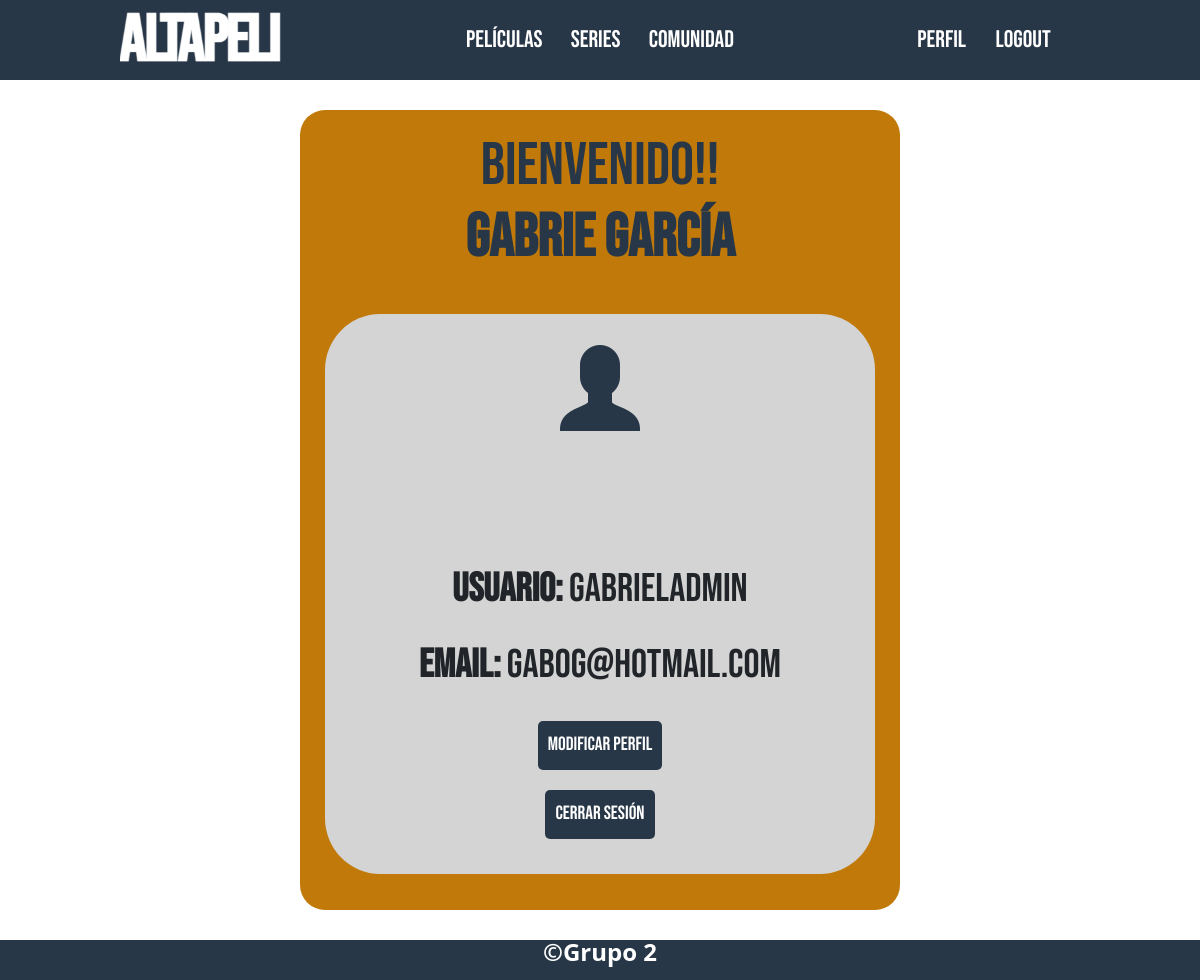
The page /sesiones/perfil/ (signed in) on the database its author committed.
### apps/Sesiones/models.py (models this page shows, shortened)
class User(AbstractBaseUser, PermissionsMixin):
    nombre = models.CharField(max_length=20, verbose_name=_('Nombre'))
    apellido = models.CharField(max_length=20, verbose_name=_('Apellido'))
    usuario = models.CharField(max_length=30, unique=True, verbose_name=_('Usuario'))
    email = models.EmailField(unique=True, verbose_name=_('Correo Electrónico'))
    password = models.CharField(max_length=128, verbose_name=_('Contraseña'))
    profile_image = models.ImageField(default='DefaultUser.png',upload_to='imagenes_perfil', blank=True, null=True, verbose_name=_('Imagen de perfil'))
    is_active = models.BooleanField(default=True)
    is_staff = models.BooleanField(default=False)
    objects = CustomUserManager()
    USERNAME_FIELD = 'usuario'
    REQUIRED_FIELDS = ['nombre', 'apellido', 'email']

### apps/Sesiones/views.py (the view)
# urls.py: path('perfil/', views.perfil_usuario, name='perfil'),
@login_required
def perfil_usuario(request):
    return render(request, 'sesiones/perfil.html', {'user': request.user})

### templates/sesiones/perfil.html (shortened to what this page needs)
{% extends 'base.html' %}
{% block contenido %}
       <div class="perfil-container">
              <div class="perfil-header">
                     <h2>Bienvenido!! <br><b>{{ user.nombre }} {{ user.apellido }}</b></h2>
              </div>
              <div class="perfil-form">
                     {% if user.profile_image %}
                            <img src="{{ user.profile_image.url }}" alt="Imagen de perfil" style="width:100px; height:100px;">
                     {% endif %}
                     <br><br><br>
                     <p><b>Usuario:</b> {{ user.usuario }}</p>
                     <p><b>Email:</b> {{ user.email }}</p>
                     <div class="button-container">
                            <form method="POST" action="{% url 'editar_perfil' %}">
                                   <button type="submit" class="btn btn-danger">Modificar perfil</button>
                            </form>
                            <form method="POST" action="{% url 'logout' %}">
                                   <button type="submit" class="btn btn-danger" >Cerrar sesión</button>
                            </form>
                     </div>
              </div>
       </div>
{% endblock %}

### static/css/lista_pelicula.css (style rules this page uses)
form { height: 100%; }

### static/css/perfil.css (style rules this page uses)
.perfil-container { font-family: var(--primary-font); font-size: 40px; text-align: center; padding: 20px; background-color: var(--primary-color-dark); width: 600px; height: 800px; margin: 30px; border-radius: 25px; }
.perfil-header { margin-bottom: 20px; padding: 0; background-color: var(--primary-color-dark); }
.perfil-header h2 { font-family: var(--primary-font); font-size: 60px; color: var(--primary-color); margin-bottom: 40px; }
.perfil-form { background-color: var(--gray); margin: 5px; padding: 25px; border-radius: 10%; }
.perfil-form button { font-family: var(--primary-font); background-color: var(--primary-color); color: var(--white); padding: 10px; border: none; border-radius: 5px; cursor: pointer; transition: background-color 0.3s; }
.btn { display: inline-block; padding: 10px 20 px; margin: 10px 0; color: var(--white); text-decoration: none; border-radius: 5px; font-size: 1.2rem; text-transform: uppercase; transition: background-color 0.3s; }

### static/css/globals.css (style rules this page uses)
:root { --primary-color: #283747; --primary-color-dark: #c1790a; --primary-color-light: #f5ae3c; --white: #ffffff; --gray: #d4d4d4; --gray-dark: #3c3c3c; --black: #000000; --primary-font: "Bebas Neue", sans-serif; }
html, body { margin: 0; padding: 0; height: 100%; }
body { display: flex; flex-direction: column; min-height: 100vh; }
* { margin: 0; box-sizing: border-box; padding: 0; }

### rows shown on the page
User: nombre "Gabrie", apellido "García", profile_image (placeholder picture), usuario "GabrielAdmin", email "gabog@hotmail.com"
